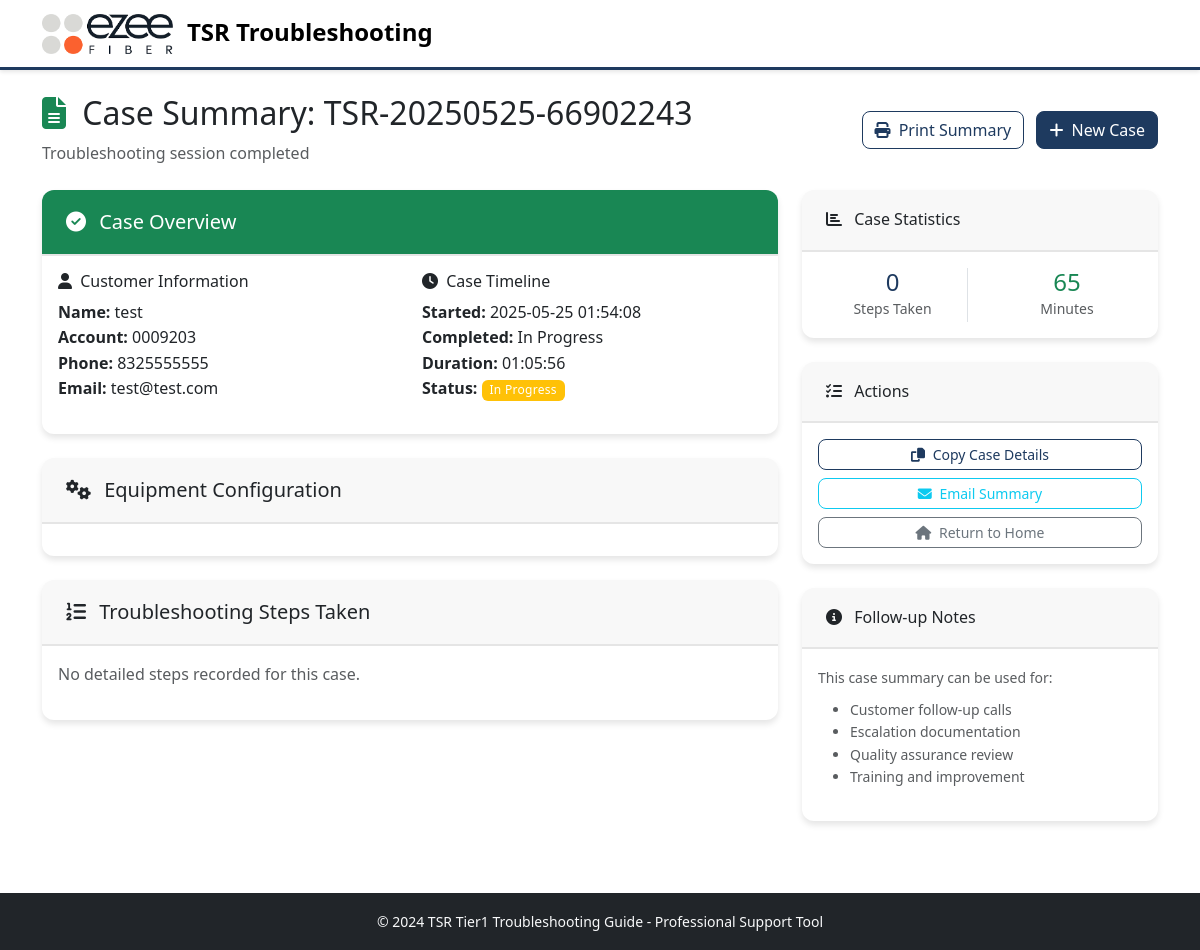
Screenshot of /case_summary/1 with the database file from the repository.
### models.py (models this page shows, shortened)
class TroubleshootingCase(db.Model):
    id = db.Column(db.Integer, primary_key=True)
    session_id = db.Column(db.String(100), nullable=False)
    case_number = db.Column(db.String(50), unique=True, nullable=False)
    customer_info = db.Column(db.Text)  # JSON string
    ont_type = db.Column(db.String(50))
    ont_id = db.Column(db.String(12))  # 12-digit ONT identifier
    router_type = db.Column(db.String(50))
    router_id = db.Column(db.String(16))  # 16-digit router identifier
    issue_type = db.Column(db.String(100))
    resolution = db.Column(db.String(200))
    status = db.Column(db.String(20), default='in_progress')  # in_progress, resolved, escalated, unresolved
    created_at = db.Column(db.DateTime, default=datetime.utcnow)
    completed_at = db.Column(db.DateTime)
    start_time = db.Column(db.Float)  # timestamp
    end_time = db.Column(db.Float)  # timestamp
    def get_customer_info(self):
        if self.customer_info:
            return json.loads(self.customer_info)
        return {}
    def get_duration(self):
        if self.start_time and self.end_time:
            return int(self.end_time - self.start_time)
        elif self.start_time:
            return int(datetime.now().timestamp() - self.start_time)
        return 0

### routes.py (the view)
@app.route('/case_summary/<int:case_id>')
def case_summary(case_id):
    case = TroubleshootingCase.query.get_or_404(case_id)
    dispatch_report = None
    if case.status == 'resolved' and any(step.step_id.startswith('HARD_DOWN') for step in case.steps):
        dispatch_report = generate_dispatch_report(case)
    return render_template('case_summary.html', case=case, dispatch_report=dispatch_report)

### app.py (called while the page is built)
@app.template_filter('datetime')
def datetime_filter(timestamp):
    if timestamp:
        return datetime.fromtimestamp(timestamp).strftime('%Y-%m-%d %H:%M:%S')
    return ''

@app.template_filter('duration')
def duration_filter(start_time, end_time=None):
    if not start_time:
        return ''
    end = end_time or datetime.now().timestamp()
    duration = int(end - start_time)
    hours = duration // 3600
    minutes = (duration % 3600) // 60
    seconds = duration % 60
    if hours > 0:
        return f"{hours:02d}:{minutes:02d}:{seconds:02d}"
    else:
        return f"{minutes:02d}:{seconds:02d}"

### templates/case_summary.html (shortened to what this page needs)
{% extends "base.html" %}
{% block content %}
<div class="container py-4">
    <div class="row justify-content-between align-items-center mb-4">
        <div class="col">
            <h2>
                <i class="fas fa-file-alt me-2 text-success"></i>
                Case Summary: {{ case.case_number }}
            </h2>
            <p class="text-muted mb-0">Troubleshooting session completed</p>
        </div>
        <div class="col-auto">
            <button onclick="window.print()" class="btn btn-outline-primary me-2">
                <i class="fas fa-print me-1"></i>
                Print Summary
            </button>
            <a href="{{ url_for('restart_case') }}" class="btn btn-primary">
                <i class="fas fa-plus me-1"></i>
                New Case
            </a>
        </div>
    </div>
    <div class="row">
        <div class="col-lg-8">
            <div class="card mb-4">
                <div class="card-header bg-success text-white">
                    <h5 class="mb-0">
                        <i class="fas fa-check-circle me-2"></i>
                        Case Overview
                    </h5>
                </div>
                <div class="card-body">
                    <div class="row">
                        <div class="col-md-6">
                            <h6><i class="fas fa-user me-1"></i> Customer Information</h6>
                            {% set customer = case.get_customer_info() %}
                            <ul class="list-unstyled">
                                <li><strong>Name:</strong> {{ customer.get('name', 'N/A') }}</li>
                                <li><strong>Account:</strong> {{ customer.get('account', 'N/A') }}</li>
                                <li><strong>Phone:</strong> {{ customer.get('phone', 'N/A') }}</li>
                                <li><strong>Email:</strong> {{ customer.get('email', 'N/A') }}</li>
                            </ul>
                        </div>
                        <div class="col-md-6">
                            <h6><i class="fas fa-clock me-1"></i> Case Timeline</h6>
                            <ul class="list-unstyled">
                                <li><strong>Started:</strong> {{ case.start_time|datetime }}</li>
                                <li><strong>Completed:</strong> {{ case.end_time|datetime if case.end_time else 'In Progress' }}</li>
                                <li><strong>Duration:</strong> {{ case.start_time|duration(case.end_time) }}</li>
                                <li><strong>Status:</strong>
                                    <span class="badge bg-{{ 'success' if case.status == 'resolved' else 'warning' }}">
                                        {{ case.status.replace('_', ' ').title() }}
                                    </span>
                                </li>
                            </ul>
                        </div>
                    </div>
                </div>
            </div>
            <div class="card mb-4">
                <div class="card-header">
                    <h5 class="mb-0">
                        <i class="fas fa-cogs me-2"></i>
                        Equipment Configuration
                    </h5>
                </div>
                <div class="card-body">
                </div>
            </div>
            <div class="card">
                <div class="card-header">
                    <h5 class="mb-0">
                        <i class="fas fa-list-ol me-2"></i>
                        Troubleshooting Steps Taken
                    </h5>
                </div>
                <div class="card-body">
                    {% if case.steps %}
                        <div class="timeline">
                            {% for step in case.steps %}
                            <div class="timeline-item">
                                <div class="timeline-marker">
                                    <span class="badge bg-primary rounded-pill">{{ loop.index }}</span>
                                </div>
                                <div class="timeline-content">
                                    <div class="d-flex justify-content-between align-items-start">
                                        <div>
                                            <h6 class="mb-1">{{ step.step_id }}</h6>
                                            {% if step.step_name %}
                                            <p class="text-muted mb-1">{{ step.step_name }}</p>
                                            {% endif %}
                                            {% if step.action_taken %}
                                            <p class="mb-1"><strong>Action:</strong> {{ step.action_taken }}</p>
                                            {% endif %}
                                            {% if step.result %}
                                            <p class="mb-1"><strong>Result:</strong> {{ step.result }}</p>
                                            {% endif %}
                                            {% if step.notes %}
                                            <p class="mb-1"><strong>Notes:</strong> {{ step.notes }}</p>
                                            {% endif %}
                                        </div>
                                        <small class="text-muted">{{ step.timestamp.strftime('%H:%M:%S') }}</small>
                                    </div>
                                </div>
                            </div>
                            {% endfor %}
                        </div>
                    {% else %}
                        <p class="text-muted">No detailed steps recorded for this case.</p>
                    {% endif %}
                </div>
            </div>
        </div>
        <div class="col-lg-4">
            <div class="card mb-4">
                <div class="card-header">
                    <h6 class="mb-0">
                        <i class="fas fa-chart-bar me-2"></i>
                        Case Statistics
                    </h6>
                </div>
                <div class="card-body">
                    <div class="row text-center">
                        <div class="col-6">
                            <div class="border-end">
                                <h4 class="text-primary mb-0">{{ case.steps|length }}</h4>
                                <small class="text-muted">Steps Taken</small>
                            </div>
                        </div>
                        <div class="col-6">
                            <h4 class="text-success mb-0">{{ case.get_duration() // 60 }}</h4>
                            <small class="text-muted">Minutes</small>
                        </div>
                    </div>
                </div>
            </div>
            <div class="card mb-4">
                <div class="card-header">
                    <h6 class="mb-0">
                        <i class="fas fa-tasks me-2"></i>
                        Actions
                    </h6>
                </div>
                <div class="card-body">
                    <div class="d-grid gap-2">
                        <button onclick="copyToClipboard()" class="btn btn-outline-primary btn-sm">
                            <i class="fas fa-copy me-1"></i>
                            Copy Case Details
                        </button>
                        <button onclick="emailSummary()" class="btn btn-outline-info btn-sm">
                            <i class="fas fa-envelope me-1"></i>
                            Email Summary
                        </button>
                        <a href="{{ url_for('index') }}" class="btn btn-outline-secondary btn-sm">
                            <i class="fas fa-home me-1"></i>
                            Return to Home
                        </a>
                    </div>
                </div>
            </div>
            <div class="card">
                <div class="card-header">
                    <h6 class="mb-0">
                        <i class="fas fa-info-circle me-2"></i>
                        Follow-up Notes
                    </h6>
                </div>
                <div class="card-body">
                    <small class="text-muted">
                        This case summary can be used for:
                        <ul class="mt-2">
                            <li>Customer follow-up calls</li>
                            <li>Escalation documentation</li>
                            <li>Quality assurance review</li>
                            <li>Training and improvement</li>
                        </ul>
                    </small>
                </div>
            </div>
        </div>
    </div>
</div>
{% endblock %}

### templates/base.html (shortened to what this page needs)
<!DOCTYPE html>
<html lang="en">
<head>
    <link href="https://cdn.jsdelivr.net/npm/bootstrap@5.3.0/dist/css/bootstrap.min.css" rel="stylesheet">
    <link rel="stylesheet" href="https://cdnjs.cloudflare.com/ajax/libs/font-awesome/6.4.0/css/all.min.css">
    <link rel="stylesheet" href="{{ url_for('static', filename='css/custom.css') }}">
    <link rel="stylesheet" href="{{ url_for('static', filename='css/ezee-theme.css') }}">
</head>
<body>
    <nav class="navbar navbar-expand-lg">
        <div class="container">
            <a class="navbar-brand" href="{{ url_for('index') }}">
                <img src="{{ url_for('static', filename='images/ezee-logo.png') }}" alt="Ezee Fiber" class="me-2">
                TSR Troubleshooting
            </a>
        </div>
    </nav>
    <main class="flex-grow-1">
        {% block content %}{% endblock %}
    </main>
    <footer class="bg-dark text-light py-3 mt-5">
        <div class="container text-center">
            <small>&copy; 2024 TSR Tier1 Troubleshooting Guide - Professional Support Tool</small>
        </div>
    </footer>
</body>
</html>

### static/css/custom.css (style rules this page uses)
:root { --primary-color: 0 84% 60%; --success-color: 142 71% 45%; --info-color: 199 89% 48%; --warning-color: 45 100% 51%; --danger-color: 354 70% 54%; }
body { font-family: 'Segoe UI', Tahoma, Geneva, Verdana, sans-serif; line-height: 1.6; }
.card { border: none; box-shadow: 0 2px 8px rgba(0, 0, 0, 0.1); border-radius: 12px; transition: transform 0.2s ease, box-shadow 0.2s ease; }
.card-header { border-radius: 12px 12px 0 0 !important; border-bottom: none; padding: 1.25rem 1.5rem; }
.badge { font-weight: 500; letter-spacing: 0.025em; }
.btn { border-radius: 8px; font-weight: 500; transition: all 0.2s ease; }
.navbar-brand { font-weight: 600; font-size: 1.5rem; }

### static/css/ezee-theme.css (style rules this page uses)
:root { --ezee-navy: #1e3a5f; --ezee-orange: #ff6b35; --ezee-light-grey: #e5e5e5; --ezee-dark-grey: #6c757d; --ezee-white: #ffffff; }
.btn-primary { background-color: var(--ezee-navy); border-color: var(--ezee-navy); }
.btn-outline-primary { color: var(--ezee-navy); border-color: var(--ezee-navy); }
.text-primary { color: var(--ezee-navy) !important; }
.navbar-brand img { height: 40px; width: auto; }
.navbar { background-color: var(--ezee-white) !important; border-bottom: 3px solid var(--ezee-navy); box-shadow: 0 2px 4px rgba(0,0,0,0.1); }
.card { border: none; border-radius: 12px; box-shadow: 0 4px 6px rgba(0, 0, 0, 0.1); }
.card-header { border-radius: 12px 12px 0 0 !important; border-bottom: 2px solid var(--ezee-light-grey); }
.btn { border-radius: 8px; font-weight: 500; transition: all 0.3s ease; }

### rows the page displays
TroubleshootingCase: case_number "TSR-20250525-66902243", start_time "2025-05-25 01:54:08", end_time "In Progress", start_time|duration "01:05:56", status.replace "In Progress", start_time+end_time "65"

### other values shown
{{ customer.get('name', 'N/A') }} "test"
{{ customer.get('account', 'N/A') }} "0009203"
{{ customer.get('phone', 'N/A') }} "8325555555"
{{ customer.get('email', 'N/A') }} "test@test.com"
{{ case.steps|length }} "0"
